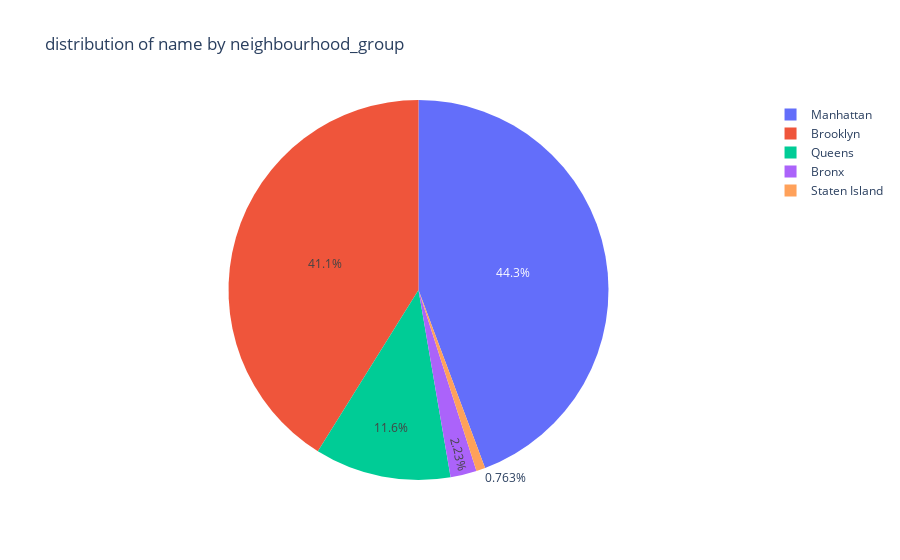

The notebook cell saved with this chart:
### Code cell
#distribution by neighbourhood_good
name = list(df.neighbourhood_group.value_counts().index)
number = list(df.neighbourhood_group.value_counts().values*100/df.neighbourhood_group.value_counts().values.sum())
trace = go.Pie(labels = name, values = number)
layout = go.Layout(title = "distribution of name by neighbourhood_group")
data =[trace]
fig = go.Figure(data=data,layout = layout)
py.iplot(fig,filename = "distribution by neighbourhood_groud")

### Figure 1 — Plotly figure (JSON) as saved in the notebook; plotly's stock layout.template omitted (floating-point values rounded to 4 significant figures)
{"data": [{"labels": ["Manhattan", "Brooklyn", "Queens", "Bronx", "Staten Island"], "type": "pie", "values": [44.3, 41.12, 11.59, 2.231, 0.7629]}], "layout": {"title": {"text": "distribution of name by neighbourhood_group"}}}
